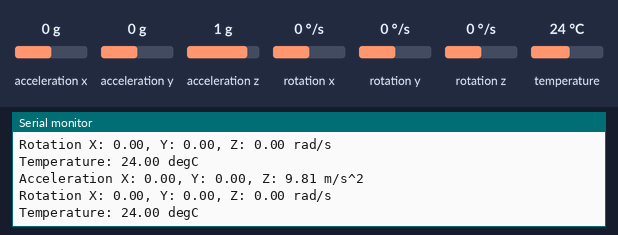
Bench run of a program on a simulated ESP8266 (NodeMCU). Shown: the last lines printed to the serial monitor. The test bench sets the inputs (shaded band); at power-on: acceleration x 0 g, acceleration y 0 g, acceleration z 1 g, rotation x 0 °/s, rotation y 0 °/s, rotation z 0 °/s, temperature 24 °C. WiFi joins after 1.5 s; servers stay silent unless stated; no MQTT or app messages arrive unless stated.

Above: at 2.7 s.
2.8 s: acceleration x set to -1.4 g
At 3.41 s:
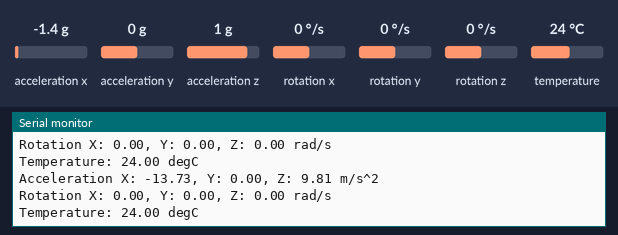
4.3 s: acceleration y set to -1.4 g
At 4.91 s:
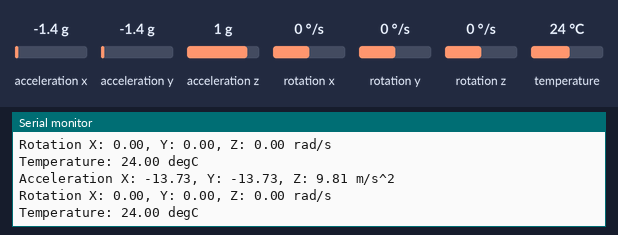
5.8 s: acceleration z set to -1.4 g
At 6.42 s:
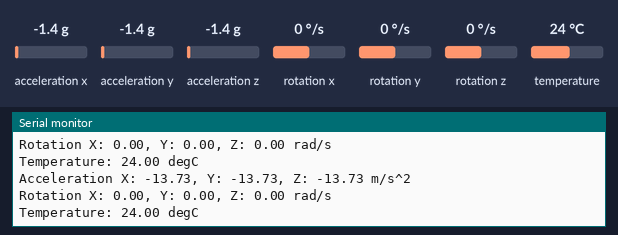
7.3 s: rotation x set to -192 °/s
At 7.92 s:
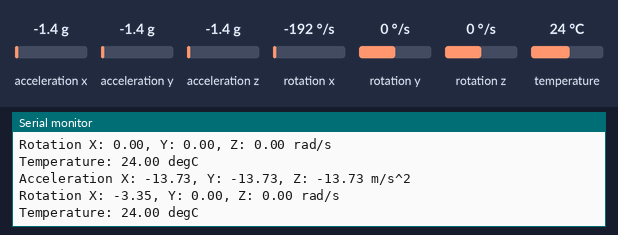
8.8 s: rotation y set to -192 °/s
At 9.43 s:
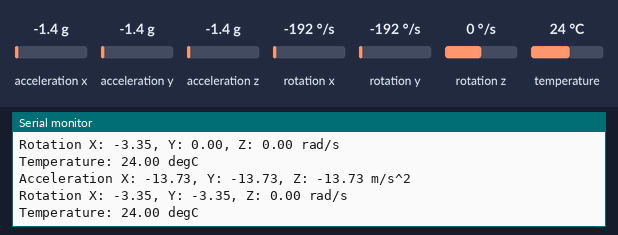

The program:

main.cpp
```cpp
#include <ESP8266WiFi.h>
#include <PubSubClient.h>
#include <Wire.h>
#include <ArduinoJson.h>
#include <Adafruit_MPU6050.h>
#include <Adafruit_Sensor.h>
// ======================================================================
//Pinos---------------------
//SCL = D1
//SDA = D2

//Wifi----------------------
const char* ssid     = "Orion*Fibra_David";
const char* password = "ioner004";

//MQTT Broker---------------
const char *mqtt_broker = "52.67.193.122";
const char *topic = "sensor.downtime";
const char *mqtt_username = "david";
const char *mqtt_password = "JZTeVT5C";
const int mqtt_port = 1883;

//Variaveis-----------------
bool mqttStatus = 0;
//int leitura = 1/30 * 1000;
int leitura = 500;
bool engineState;
int stateCount;
float gyTotal;


sensors_event_t a, g, temp;

float gyroX, gyroY, gyroZ;
float accX, accY, accZ;
float temperature;

//Constantes
char sensorId = 001;

//Timer---------------------
unsigned long lastTime = 0;
unsigned long lastTimeTemperature = 0;
unsigned long lastTimeAcc = 0;
unsigned long gyroDelay = 10;
unsigned long temperatureDelay = 1000;
unsigned long accelerometerDelay = 200;

//desvio giroscopio---------
float gyroXerror = 0.07;
float gyroYerror = 0.03;
float gyroZerror = 0.01;


//Objetos-------------------
WiFiClient espClient;
PubSubClient client(espClient);
Adafruit_MPU6050 mpu;


//Prototipos----------------
bool connectMQTT();


void callback(char *topic, byte * payload, unsigned int length);


// Init MPU6050
void initMPU(){
  if (!mpu.begin()) {
    Serial.println("Failed to find MPU6050 chip");
    while (1) {
      delay(10);
    }
  }
  Serial.println("MPU6050 Found!");
}

void setWifi(){
  Serial.println();
  WiFi.begin(ssid, password); //Inicia WiFi
  delay(500);
  Serial.print("Conectando");
  while (WiFi.status() != WL_CONNECTED) // Tentando conectar na Rede WiFi
  {
    delay(500);
    Serial.print(".");
   }
  Serial.println();

  Serial.print("Conectado | Endereço IP: ");
  Serial.println(WiFi.localIP()); //Imprime o Endereço IP Local do ESP8266
}


void getGyroReadings(){
  mpu.getEvent(&a, &g, &temp);

  float gyroX_temp = g.gyro.x;
  if(abs(gyroX_temp) > gyroXerror)  {
    gyroX += gyroX_temp/50.00;
  }

  float gyroY_temp = g.gyro.y;
  if(abs(gyroY_temp) > gyroYerror) {
    gyroY += gyroY_temp/70.00;
  }

  float gyroZ_temp = g.gyro.z;
  if(abs(gyroZ_temp) > gyroZerror) {
    gyroZ += gyroZ_temp/90.00;
  }

}

void getAccReadings() {
  sensors_event_t a, g, temp;
  mpu.getEvent(&a, &g, &temp);
  // Get current acceleration values
  accX = a.acceleration.x;
  accY = a.acceleration.y;
  accZ = a.acceleration.z;

}

String getTemperature(){
  mpu.getEvent(&a, &g, &temp);
  temperature = temp.temperature;
  return String(temperature);
}

void printData() {

      /* Print out the values */
      Serial.print("Acceleration X: ");
      Serial.print(a.acceleration.x);
      Serial.print(", Y: ");
      Serial.print(a.acceleration.y);
      Serial.print(", Z: ");
      Serial.print(a.acceleration.z);
      Serial.println(" m/s^2");

      Serial.print("Rotation X: ");
      Serial.print(g.gyro.x);
      Serial.print(", Y: ");
      Serial.print(g.gyro.y);
      Serial.print(", Z: ");
      Serial.print(g.gyro.z);
      Serial.println(" rad/s");

      Serial.print("Temperature: ");
      Serial.print(temp.temperature);
      Serial.println(" degC");

      Serial.println("");
}

void defineState() {
  gyTotal = abs(gyroX) + abs(gyroY) + abs(gyroZ);
  if (gyTotal > 0) {
      stateCount ++;
  } else {
    stateCount = 0;
    engineState = 0;
  }
  if (stateCount > 4) { //quantidade de leituras para considerar o motor como ligado
      engineState = 1;
  }
}

void addToJSON() {
  StaticJsonDocument<300> docAux;
  JsonObject reading = docAux.to<JsonObject>();
  reading["sensorId"] = sensorId;
  reading["date"] = "12342";
  reading["accX"] = accX;
  reading["accY"] = accY;
  reading["accZ"] = accZ;

  reading["gyroX"] = gyroX;
  reading["gyroY"] = gyroY;
  reading["gyroZ"] = gyroZ;

  reading["engineState"] = engineState;

//  mqttQueue.add(reading);
  char jsonOut[300];
  serializeJson(docAux, jsonOut);
  client.publish(topic, jsonOut);
  reading.clear();
}


bool connectMQTT() {
  byte tentativa = 0;
  Serial.println("conectando ao broker");

  do {
    String client_id = "SENSOR01-";
    client_id += String(WiFi.macAddress());

    if (client.connect("nametest", mqtt_username, mqtt_password)) {
      Serial.println("Exito na conexao");
      Serial.printf("Cliente %s conectado ao broker\n",client_id.c_str());
    } else{
      Serial.print("Falha ao conectar: ");
      Serial.print(client.state());
      Serial.println();
      Serial.print("Tentativa: ");
      delay(2000);
    }
    tentativa++;
  } while (!client.connected() && tentativa < 5);

  if (tentativa < 5) {
    return 1;
  } else {
    Serial.println("nao conectado");
    return 0;
  }
}


void callback(char *topic, byte * payload, unsigned int length) {
  Serial.println(topic);
  for (int i = 0; i < length; i++) {
    Serial.print((char) payload[i]);
  }
  Serial.println();
  Serial.println("---------------------------");
}

void setup(void)
{
  Serial.begin(9600);
//  initI2C();
//  addToJSON();
  initMPU();
  mpu.setAccelerometerRange(MPU6050_RANGE_8_G);
  mpu.setGyroRange(MPU6050_RANGE_500_DEG);
  mpu.setFilterBandwidth(MPU6050_BAND_5_HZ);
  setWifi();

  client.setServer(mqtt_broker, mqtt_port);
//  client.setCallback(callback);
  mqttStatus = connectMQTT();
}


void loop() {
  static long long pooling = 0;
  if (mqttStatus) {
    client.loop();
    if (millis() > pooling + leitura) {
      pooling = millis();
        getAccReadings();
        getGyroReadings();
        defineState();
        addToJSON();
        printData();

      }
    }
}
```

Measured:
- after the input at 2.8 s, the serial monitor: prints a new line after 0.29 s (image 1)
- after the input at 4.3 s, the serial monitor: prints a new line after 0.29 s (image 2)
- after the input at 5.8 s, the serial monitor: prints a new line after 0.30 s (image 3)
- after the input at 7.3 s, the serial monitor: prints a new line after 0.30 s (image 4)
- after the input at 8.8 s, the serial monitor: prints a new line after 0.30 s (image 5)
